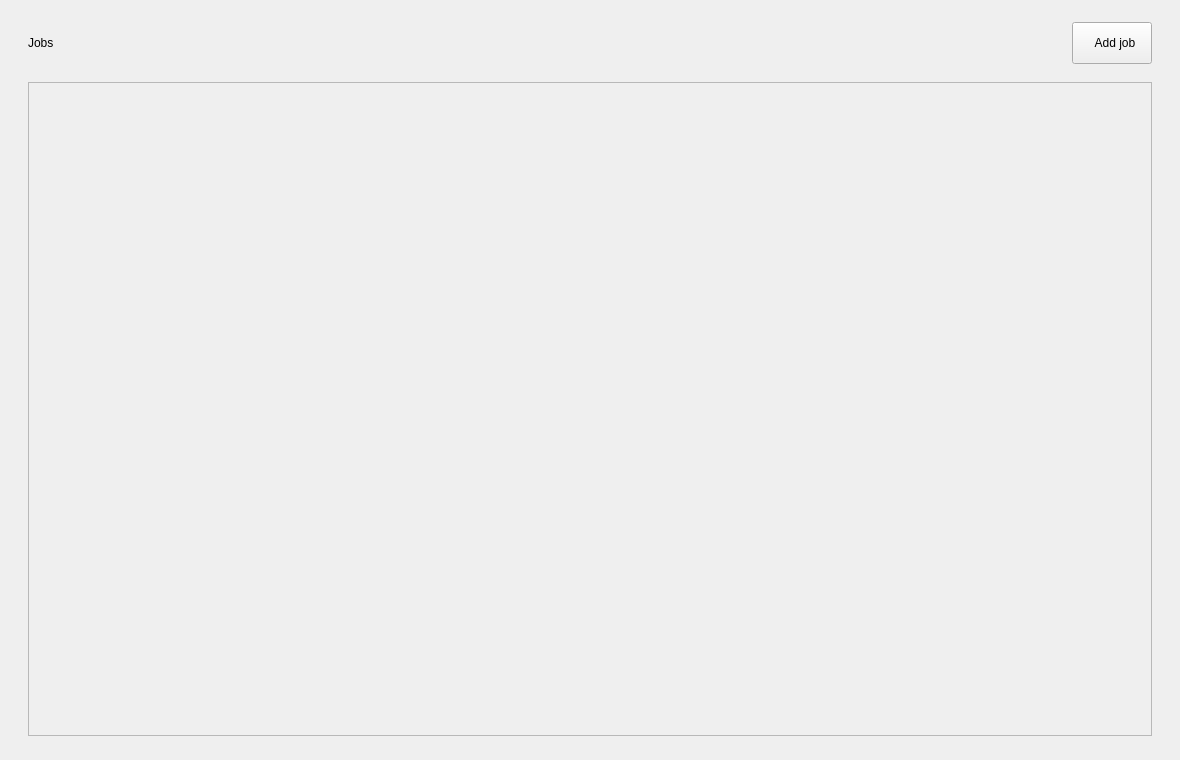
<?xml version="1.0" encoding="UTF-8"?>
<ui version="4.0">
 <class>JobsComponent</class>
 <widget class="QCustomComponent" name="JobsComponent">
  <property name="geometry">
   <rect><x>0</x><y>0</y><width>1180</width><height>760</height></rect>
  </property>
  <layout class="QVBoxLayout" name="jobsOuter">
   <property name="spacing"><number>0</number></property>
   <property name="leftMargin"><number>0</number></property>
   <property name="topMargin"><number>0</number></property>
   <property name="rightMargin"><number>0</number></property>
   <property name="bottomMargin"><number>0</number></property>
   <item>
    <widget class="QScrollArea" name="jobsScroll">
     <property name="widgetResizable"><bool>true</bool></property>
     <property name="frameShape"><enum>QFrame::NoFrame</enum></property>
     <property name="horizontalScrollBarPolicy"><enum>Qt::ScrollBarAlwaysOff</enum></property>
     <widget class="QWidget" name="jobsScrollContents">
      <property name="geometry"><rect><x>0</x><y>0</y><width>1180</width><height>760</height></rect></property>
      <layout class="QVBoxLayout" name="jobsBody">
       <property name="spacing"><number>18</number></property>
       <property name="leftMargin"><number>28</number></property>
       <property name="topMargin"><number>22</number></property>
       <property name="rightMargin"><number>28</number></property>
       <property name="bottomMargin"><number>24</number></property>

       <item>
        <layout class="QHBoxLayout" name="titleRow">
         <property name="spacing"><number>12</number></property>
         <item>
          <widget class="QLabel" name="pageTitle">
           <property name="text"><string>Jobs</string></property>
           <property name="role" stdset="0"><string>h1</string></property>
          </widget>
         </item>
         <item>
          <spacer name="titleSpacer">
           <property name="orientation"><enum>Qt::Horizontal</enum></property>
           <property name="sizeHint" stdset="0"><size><width>40</width><height>20</height></size></property>
          </spacer>
         </item>
         <item>
          <widget class="QPushButton" name="addJobBtn">
           <property name="minimumSize"><size><width>0</width><height>42</height></size></property>
           <property name="cursor"><cursorShape>PointingHandCursor</cursorShape></property>
           <property name="text"><string>  Add job</string></property>
           <property name="iconSize"><size><width>16</width><height>16</height></size></property>
          </widget>
         </item>
        </layout>
       </item>

       <item>
        <widget class="QFrame" name="card">
         <property name="sizePolicy">
          <sizepolicy hsizetype="Expanding" vsizetype="Expanding"><horstretch>0</horstretch><verstretch>1</verstretch></sizepolicy>
         </property>
         <property name="frameShape"><enum>QFrame::StyledPanel</enum></property>
         <property name="role" stdset="0"><string>card</string></property>
         <layout class="QVBoxLayout" name="cardLayout">
          <property name="spacing"><number>16</number></property>
          <property name="leftMargin"><number>20</number></property>
          <property name="topMargin"><number>20</number></property>
          <property name="rightMargin"><number>20</number></property>
          <property name="bottomMargin"><number>16</number></property>
          <item>
           <widget class="QCustomTableToolbar" name="tableToolbar" native="true"/>
          </item>
          <item>
           <widget class="QCustomDataTable" name="jobsTable" native="true">
            <property name="sizePolicy">
             <sizepolicy hsizetype="Expanding" vsizetype="Expanding"><horstretch>0</horstretch><verstretch>1</verstretch></sizepolicy>
            </property>
           </widget>
          </item>
         </layout>
        </widget>
       </item>
      </layout>
     </widget>
    </widget>
   </item>
  </layout>
 </widget>
 <customwidgets>
  <customwidget>
   <class>QCustomComponent</class>
   <extends>QWidget</extends>
   <header>Custom_Widgets.QCustomComponent</header>
   <container>1</container>
  </customwidget>
  <customwidget>
   <class>QCustomTableToolbar</class>
   <extends>QWidget</extends>
   <header>Custom_Widgets.QCustomTableToolbar</header>
  </customwidget>
  <customwidget>
   <class>QCustomDataTable</class>
   <extends>QWidget</extends>
   <header>Custom_Widgets.QCustomDataTable</header>
  </customwidget>
 </customwidgets>
 <resources/>
 <connections/>
</ui>
